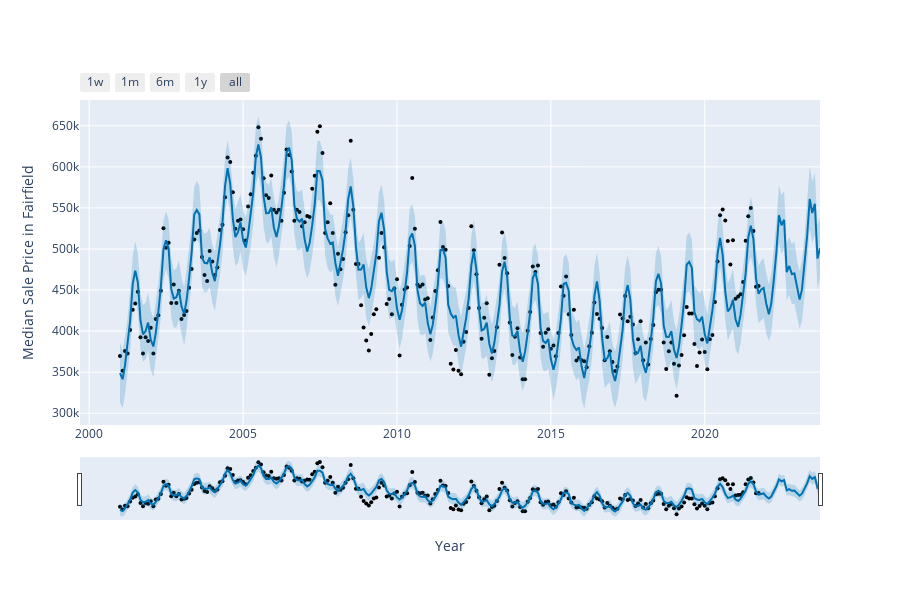

The code cell stored with this chart in its notebook:
### Markdown cell above
## Plotting the final figure using prophet model and forecast data

### Code cell
from prophet.plot import plot_plotly, plot_components_plotly
plot_plotly(m, forecast,xlabel='Year',ylabel='Median Sale Price in '+county_name)

### Figure 1 — Plotly figure (JSON) as saved in the notebook; plotly's stock layout.template omitted (floating-point values rounded to 4 significant figures; data arrays with more than 128 entries replaced by an {"elided": "..."} marker saying what was removed)
{"data": [{"marker": {"color": "black", "size": 4}, "mode": "markers", "name": "Actual", "type": "scatter", "x": {"elided": "250 str values"}, "y": {"elided": "250 float values"}}, {"hoverinfo": "skip", "line": {"width": 0}, "mode": "lines", "type": "scatter", "x": {"elided": "274 str values"}, "y": {"elided": "274 float values"}}, {"fill": "tonexty", "fillcolor": "rgba(0, 114, 178, 0.2)", "line": {"color": "#0072B2", "width": 2}, "mode": "lines", "name": "Predicted", "type": "scatter", "x": {"elided": "274 str values"}, "y": {"elided": "274 float values"}}, {"fill": "tonexty", "fillcolor": "rgba(0, 114, 178, 0.2)", "hoverinfo": "skip", "line": {"width": 0}, "mode": "lines", "type": "scatter", "x": {"elided": "274 str values"}, "y": {"elided": "274 float values"}}], "layout": {"height": 600, "showlegend": false, "width": 900, "xaxis": {"rangeselector": {"buttons": [{"count": 7, "label": "1w", "step": "day", "stepmode": "backward"}, {"count": 1, "label": "1m", "step": "month", "stepmode": "backward"}, {"count": 6, "label": "6m", "step": "month", "stepmode": "backward"}, {"count": 1, "label": "1y", "step": "year", "stepmode": "backward"}, {"step": "all"}]}, "rangeslider": {"visible": true}, "title": {"text": "Year"}, "type": "date"}, "yaxis": {"title": {"text": "Median Sale Price in Fairfield"}}}}
